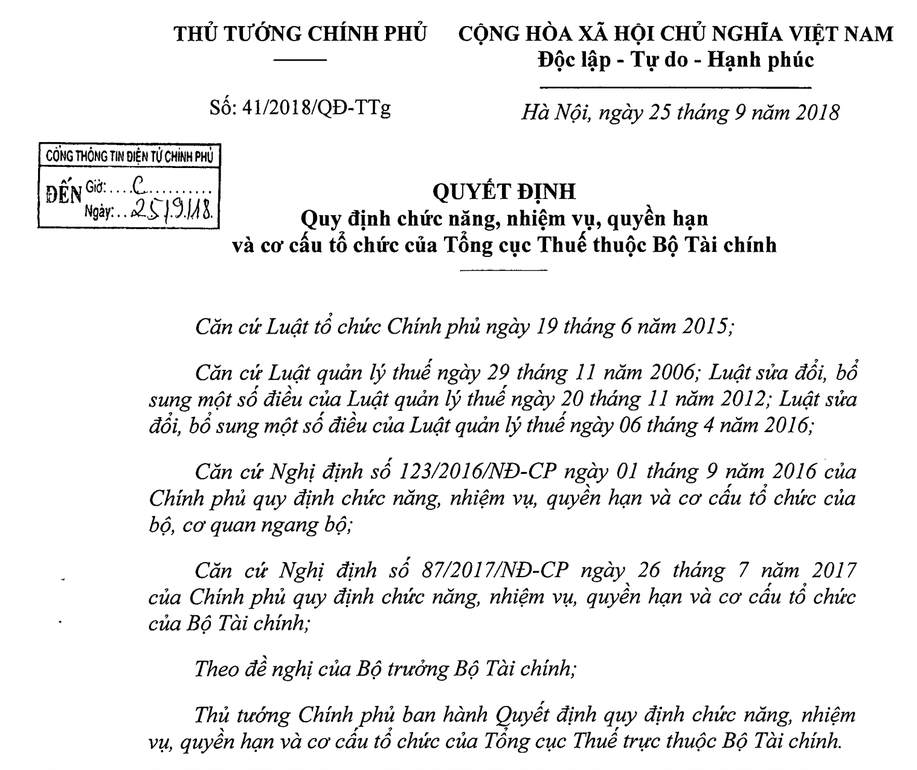
#> input picture images/polistic.png, 917 x 770 px, shrunk from 1518 x 1274 before the run
$ python letter_collector.py   (older library calls are emulated)
#> lines starting #> are read from the running program, lines starting #| are printed output that depends on the picture; after the words box and inside, x2 and y2 are one past the last pixel; in counts of white or black regions, pixels touching at a corner belong together
import cv2
import numpy as np
import os
import base64
import matplotlib.pyplot as plt
import operator

from scipy.misc import imresize


def image_pre_processing(img):
    print(img.shape)
    _img_h, _img_w = img.shape[:2]
    sq_max = max(_img_h, _img_w)
    sq_min = min(_img_h, _img_w)
    newImg = np.full((sq_max, sq_max), 255, dtype=int)
    print(newImg.shape)

    padding = (sq_max - sq_min) // 2
    if _img_w < _img_h:

        newImg[:, padding: + sq_min + padding] = img
    else:
        newImg[padding: padding + sq_min, :] = img

    newImg = imresize(newImg, [32, 32])
    return newImg


def boxer(_previousLine, currentLine, _H, _image, _original):

    plt.imshow(_original[_previousLine: currentLine, :])
    plt.show()

    _original = cv2.cvtColor(_original, cv2.COLOR_BGR2GRAY)
    startVertical = True
    previousVertical = 0
    for _i in range(0, _H):
        verticalLine = _image[_previousLine:currentLine, _i:_i + 1]

        cilV = checkInline2(verticalLine, currentLine - _previousLine, 0.0)
        if cilV and startVertical:
            previousVertical = _i
            # cv2.line(_original, (_i, _previousLine), (_i, currentLine), (30, 255, 50), 1)
            startVertical = False
        if not cilV and not startVertical:
            # cv2.line(_original, (_i, _previousLine), (_i, currentLine), (30, 255, 50), 1)
            startVertical = True
            # cv2.rectangle(_original, (previousVertical, _previousLine), (_i, currentLine), (30, 255, 50))
            img = 255 - image_pre_processing(_original[_previousLine: currentLine, previousVertical:_i])
            print(img)
            _str = base64.b64encode(img)
            base64_2_numpy(_str, img.shape)
            previousVertical = _i


def isblackPx(c1):
    return c1 != 255


def detect_background(_image):
    colorList = {
    }
    W, H = _image.shape[:2]
    for _i in range(0, W):
        for _j in range(0, H):
            pixel = _image[_i, _j]
            if pixel in colorList:
                colorList[pixel] = colorList[pixel] + 1
            else:
                colorList[pixel] = 1
    return colorList


def checkInline(_line, _H, epsilon):
    blPercentage = 0
    for j in range(0, len(_line) - 1):
        if isblackPx(_line[j]):
            blPercentage += 1
    return blPercentage / _H > epsilon


def checkInline2(_line, _H, epsilon):
    blPercentage = 0
    for j in range(1, len(_line) - 1):
        if isblackPx(_line[j][0]):
            blPercentage += 1
    return blPercentage / _H > epsilon


def main():
    image = cv2.imread('images/polistic.png')
#> image is the input picture: shape (770, 917, 3); min 0, max 255, mean 237.5
    original = image
    image = cv2.fastNlMeansDenoisingColored(image, None, 10, 10, 7, 21)

    image = cv2.cvtColor(image, cv2.COLOR_BGR2GRAY)
#> image: shape (770, 917)

    ret, image = cv2.threshold(image, 0, 255, cv2.THRESH_BINARY + cv2.THRESH_OTSU)
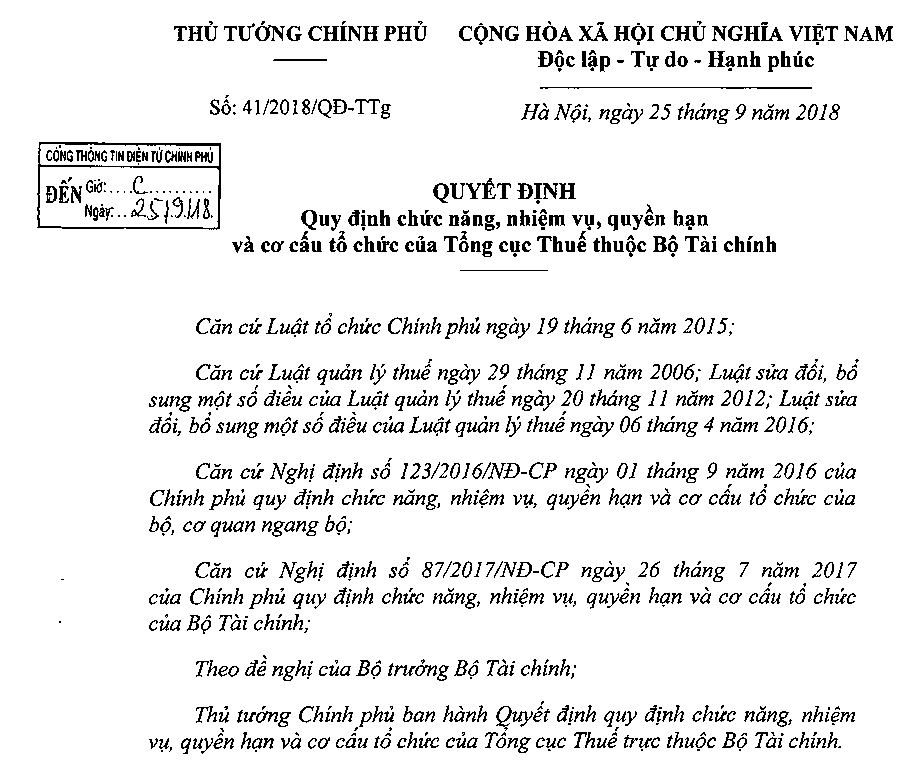
#> image: shape (770, 917); 92.5% white; black in thin lines or dots, all inside (x1, y1, x2, y2) = (37, 21, 893, 754)
#> ret = 151
    cv2.imshow('threshold1', image)

    print((detect_background(image)))
#> after the loop in detect_background, `for _i in range(0, W):`: colorList = {255: 652875, 0: 53215}
#| {255: 652875, 0: 53215}
    print(max(detect_background(image).items(), key=operator.itemgetter(1))[0])
#| 255
    if max(detect_background(image).items(), key=operator.itemgetter(1))[0] == 0:
        image = 255 - image

    cv2.imshow('threshold2', image)
    W, H = image.shape[:2]
#> W = 770; H = 917
    print(W, H)
#| 770 917
    wnName = "Image"
    cv2.namedWindow(wnName)

    startLine = True
    previousLine = 0

    for i in range(0, W):
        line = image[i, :]
        cilR = checkInline(line, H, 0.015)
        # if not cilR:
        #     cv2.line(original, (0, i), (H, i), (0, 255, 0), 1)

        if cilR and startLine:
            # cv2.line(original, (0, i), (H, i), (0, 255, 0), 1)
            previousLine = i
            startLine = False

        if not cilR and not startLine:
            # cv2.line(original, (0, i), (H, i), (100, 255, 50), 1)
            startLine = True
            if i - previousLine > 5:
                boxer(previousLine, i, H, image, original)
            previousLine = i
#> this loop made 770 passes
#> cilR on passes 1 to 12: False, False, False, False, False, False, False, False, False, False, False, False

    original = imresize(original, 800 / max(W, H))
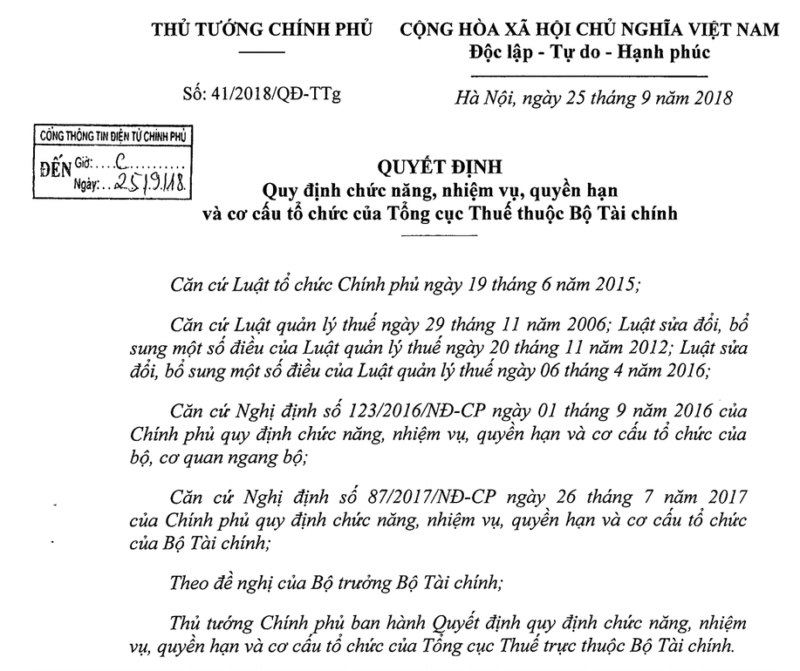
#> original: shape (671, 800, 3); min 0, max 255, mean 237.4
    cv2.imshow(wnName, original)
    cv2.waitKey(0)
    cv2.destroyAllWindows()


def base64_2_numpy(base64_str, shape):
    print(base64_str)
    print(shape)
    img = np.frombuffer(base64.b64decode(base64_str), np.uint8)
    print(img)
    img = np.reshape(img, shape)
    plt.imshow(img)
    plt.show()


if __name__ == '__main__':
    main()

$ run again, with images/italic3.png copied over images/polistic.png
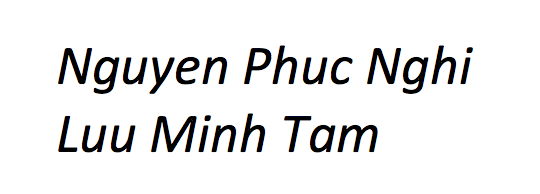
#> input picture images/italic3.png, 540 x 194 px
#> in main, image is the input picture: shape (194, 540, 3); mean B, G, R 234.5, 234.4, 234.5
#> in main, `ret, image = cv2.threshold(image, 0, 255, cv2.THRESH_BINARY + cv2.THRE..`:
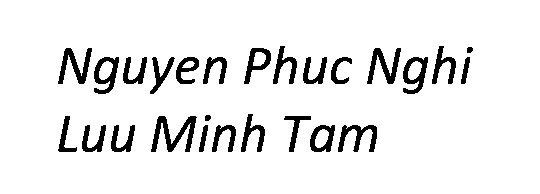
#> image: shape (194, 540); 92% white; 26 black regions, largest, box (x1, y1, x2, y2) and area: (151, 116, 197, 152) 683, (58, 48, 92, 84) 512, (367, 48, 401, 84) 512
#> ret = 132
#> after the loop in detect_background, `for _i in range(0, W):`: colorList = {255: 96365, 0: 8395}
#| {255: 96365, 0: 8395}
#| 255
#| 194 540
#> the loop in main, `for i in range(0, W):` made 194 passes
#> cilR on passes 1 to 8: False, False, False, False, False, False, False, False
#> after the loop in main, `for i in range(0, W):`: previousLine = 152; startLine = True
#> in main, `original = imresize(original, 800 / max(W, H))`:
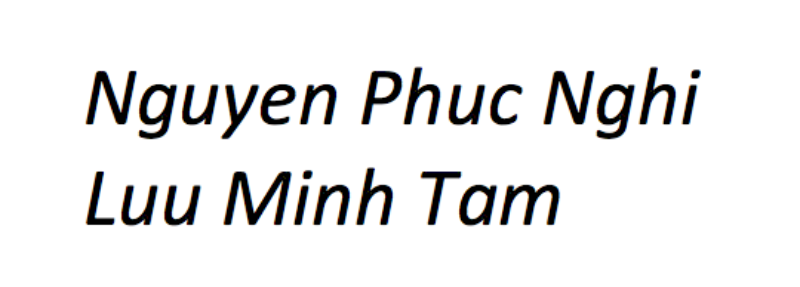
#> original: shape (287, 800, 3); mean B, G, R 234.5, 234.4, 234.5
